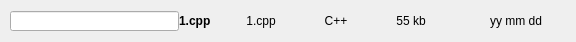
<?xml version="1.0" encoding="UTF-8"?>
<ui version="4.0">
 <class>FolderItem</class>
 <widget class="QWidget" name="FolderItem">
  <property name="geometry">
   <rect>
    <x>0</x>
    <y>0</y>
    <width>576</width>
    <height>37</height>
   </rect>
  </property>
  <property name="windowTitle">
   <string>Form</string>
  </property>
  <layout class="QHBoxLayout" name="horizontalLayout">
   <property name="spacing">
    <number>0</number>
   </property>
   <property name="leftMargin">
    <number>10</number>
   </property>
   <property name="rightMargin">
    <number>5</number>
   </property>
   <item>
    <widget class="QLineEdit" name="lineEdit">
     <property name="minimumSize">
      <size>
       <width>0</width>
       <height>20</height>
      </size>
     </property>
    </widget>
   </item>
   <item>
    <widget class="QLabel" name="Name">
     <property name="minimumSize">
      <size>
       <width>0</width>
       <height>20</height>
      </size>
     </property>
     <property name="maximumSize">
      <size>
       <width>16777215</width>
       <height>20</height>
      </size>
     </property>
     <property name="font">
      <font>
       <bold>true</bold>
      </font>
     </property>
     <property name="text">
      <string>1.cpp</string>
     </property>
    </widget>
   </item>
   <item>
    <widget class="QLabel" name="SrcName">
     <property name="minimumSize">
      <size>
       <width>100</width>
       <height>20</height>
      </size>
     </property>
     <property name="maximumSize">
      <size>
       <width>100</width>
       <height>20</height>
      </size>
     </property>
     <property name="font">
      <font>
       <bold>false</bold>
      </font>
     </property>
     <property name="text">
      <string>1.cpp</string>
     </property>
     <property name="alignment">
      <set>Qt::AlignmentFlag::AlignCenter</set>
     </property>
    </widget>
   </item>
   <item>
    <widget class="QLabel" name="Type">
     <property name="minimumSize">
      <size>
       <width>50</width>
       <height>20</height>
      </size>
     </property>
     <property name="maximumSize">
      <size>
       <width>50</width>
       <height>20</height>
      </size>
     </property>
     <property name="font">
      <font>
       <bold>false</bold>
      </font>
     </property>
     <property name="text">
      <string>C++</string>
     </property>
     <property name="alignment">
      <set>Qt::AlignmentFlag::AlignCenter</set>
     </property>
    </widget>
   </item>
   <item>
    <widget class="QLabel" name="Size">
     <property name="minimumSize">
      <size>
       <width>100</width>
       <height>20</height>
      </size>
     </property>
     <property name="maximumSize">
      <size>
       <width>100</width>
       <height>20</height>
      </size>
     </property>
     <property name="font">
      <font>
       <bold>false</bold>
      </font>
     </property>
     <property name="text">
      <string>55 kb</string>
     </property>
     <property name="alignment">
      <set>Qt::AlignmentFlag::AlignCenter</set>
     </property>
    </widget>
   </item>
   <item>
    <widget class="QLabel" name="Time">
     <property name="minimumSize">
      <size>
       <width>110</width>
       <height>20</height>
      </size>
     </property>
     <property name="maximumSize">
      <size>
       <width>110</width>
       <height>20</height>
      </size>
     </property>
     <property name="font">
      <font>
       <bold>false</bold>
      </font>
     </property>
     <property name="text">
      <string>yy mm dd</string>
     </property>
     <property name="alignment">
      <set>Qt::AlignmentFlag::AlignCenter</set>
     </property>
    </widget>
   </item>
  </layout>
 </widget>
 <resources/>
 <connections/>
</ui>
